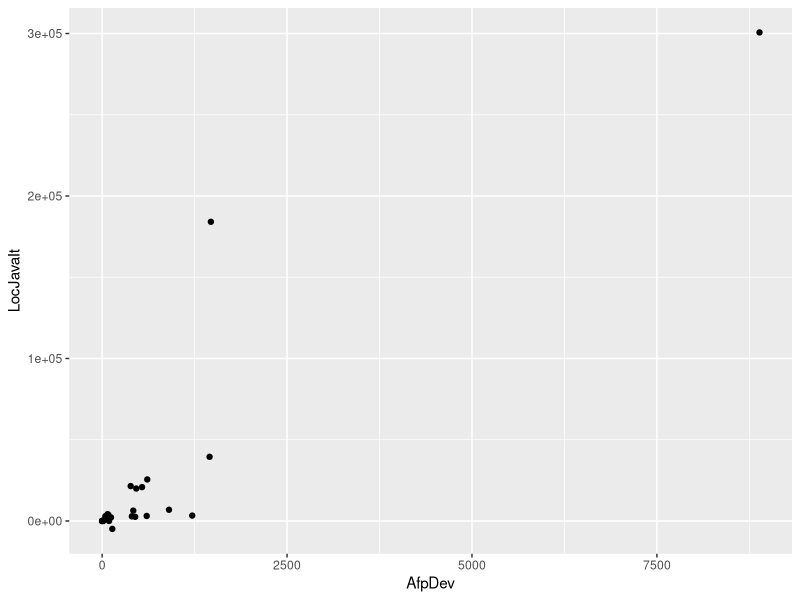
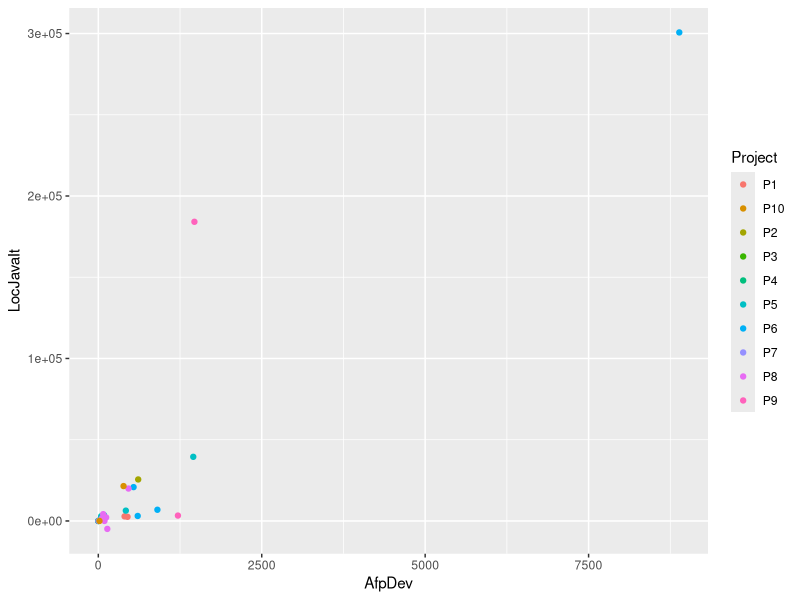
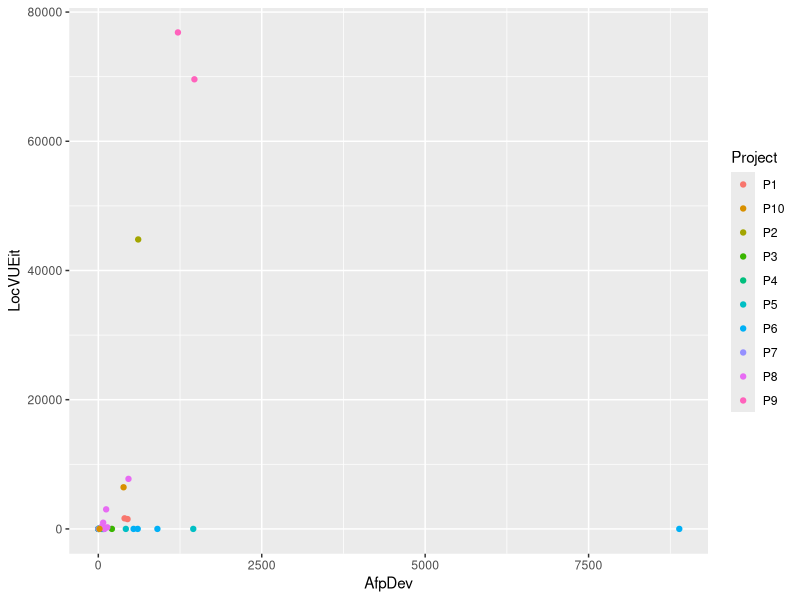

These figures' R source, in order:
#2020.9.13 read HSDZ data
setwd("/media/user/1907USB/RonGitHUB/cmmiHSDZ/data") #set home dir to the data folder
# try Kuhn caret on  67MainCases..0913HSDZ..eng.csv   file
# look at the bar charts
HSDZ913 <- read.csv("0913HSDZv03engCleansed.csv", header = TRUE)
library(e1071)
library(ggplot2)
#
# reuse Lander ch7 ggplot2 code
gScatterPlotJavaSize <- ggplot(HSDZ913, aes(x = AfpDev , y = LocJavaIt))
gScatterPlotJavaSize + geom_point()
gScatterPlotJavaSize + geom_point(aes(color = Project))
gScatterPlotVueSize <- ggplot(HSDZ913, aes(x = AfpDev , y = LocVUEit))
gScatterPlotVueSize + geom_point(aes(color = Project))
